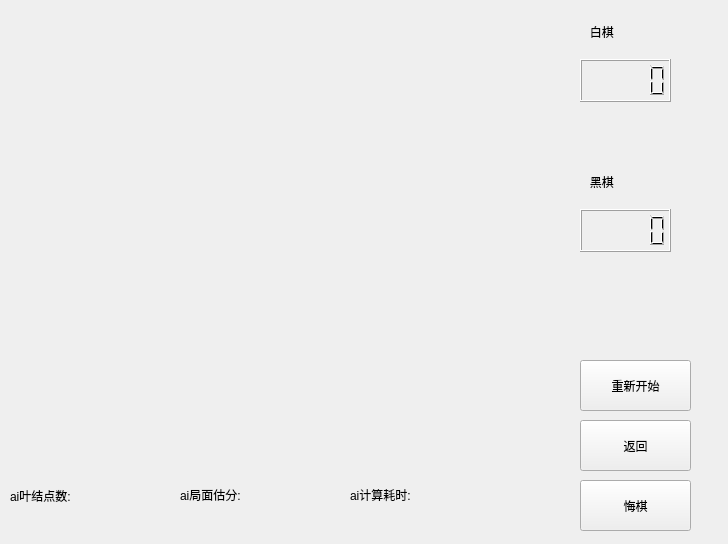
<?xml version="1.0" encoding="UTF-8"?>
<ui version="4.0">
 <class>gameWidget</class>
 <widget class="QWidget" name="gameWidget">
  <property name="geometry">
   <rect>
    <x>0</x>
    <y>0</y>
    <width>728</width>
    <height>544</height>
   </rect>
  </property>
  <property name="windowTitle">
   <string>Gobang_by_livingsu</string>
  </property>
  <widget class="QPushButton" name="btn_return">
   <property name="geometry">
    <rect>
     <x>580</x>
     <y>420</y>
     <width>111</width>
     <height>51</height>
    </rect>
   </property>
   <property name="text">
    <string>返回</string>
   </property>
  </widget>
  <widget class="QWidget" name="layoutWidget">
   <property name="geometry">
    <rect>
     <x>580</x>
     <y>10</y>
     <width>91</width>
     <height>141</height>
    </rect>
   </property>
   <layout class="QVBoxLayout" name="verticalLayout">
    <item>
     <widget class="QLabel" name="label">
      <property name="text">
       <string>   白棋</string>
      </property>
     </widget>
    </item>
    <item>
     <widget class="QLCDNumber" name="lcd_write"/>
    </item>
    <item>
     <widget class="QLabel" name="lb_white_position">
      <property name="text">
       <string/>
      </property>
     </widget>
    </item>
   </layout>
  </widget>
  <widget class="QWidget" name="layoutWidget">
   <property name="geometry">
    <rect>
     <x>580</x>
     <y>160</y>
     <width>91</width>
     <height>141</height>
    </rect>
   </property>
   <layout class="QVBoxLayout" name="verticalLayout_2">
    <item>
     <widget class="QLabel" name="label_2">
      <property name="text">
       <string>   黑棋 </string>
      </property>
     </widget>
    </item>
    <item>
     <widget class="QLCDNumber" name="lcd_black"/>
    </item>
    <item>
     <widget class="QLabel" name="lb_black_position">
      <property name="text">
       <string/>
      </property>
     </widget>
    </item>
   </layout>
  </widget>
  <widget class="QLabel" name="lb_timeuse">
   <property name="geometry">
    <rect>
     <x>350</x>
     <y>469</y>
     <width>221</width>
     <height>51</height>
    </rect>
   </property>
   <property name="text">
    <string>ai计算耗时:</string>
   </property>
  </widget>
  <widget class="QLabel" name="lb_nodeNum">
   <property name="geometry">
    <rect>
     <x>10</x>
     <y>470</y>
     <width>171</width>
     <height>51</height>
    </rect>
   </property>
   <property name="text">
    <string>ai叶结点数:</string>
   </property>
  </widget>
  <widget class="QLabel" name="lb_eval">
   <property name="geometry">
    <rect>
     <x>180</x>
     <y>469</y>
     <width>171</width>
     <height>51</height>
    </rect>
   </property>
   <property name="text">
    <string>ai局面估分:</string>
   </property>
  </widget>
  <widget class="QPushButton" name="btn_restart">
   <property name="geometry">
    <rect>
     <x>580</x>
     <y>360</y>
     <width>111</width>
     <height>51</height>
    </rect>
   </property>
   <property name="text">
    <string>重新开始</string>
   </property>
  </widget>
  <widget class="QPushButton" name="btn_regret">
   <property name="geometry">
    <rect>
     <x>580</x>
     <y>480</y>
     <width>111</width>
     <height>51</height>
    </rect>
   </property>
   <property name="text">
    <string>悔棋</string>
   </property>
  </widget>
 </widget>
 <resources/>
 <connections/>
</ui>
